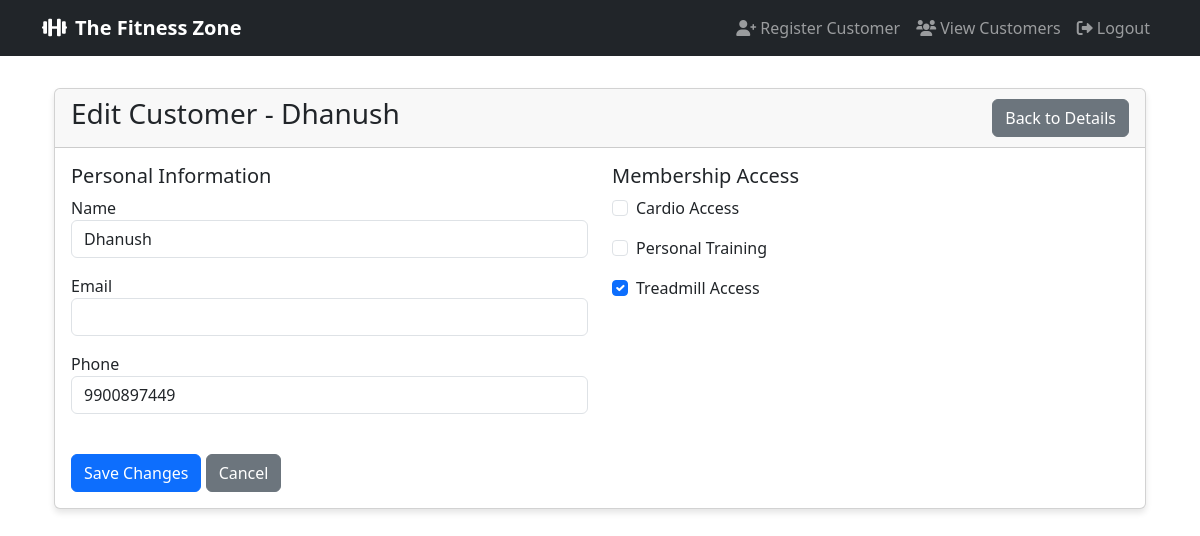
Before: /edit_customer/1 (signed in) with the older database file.
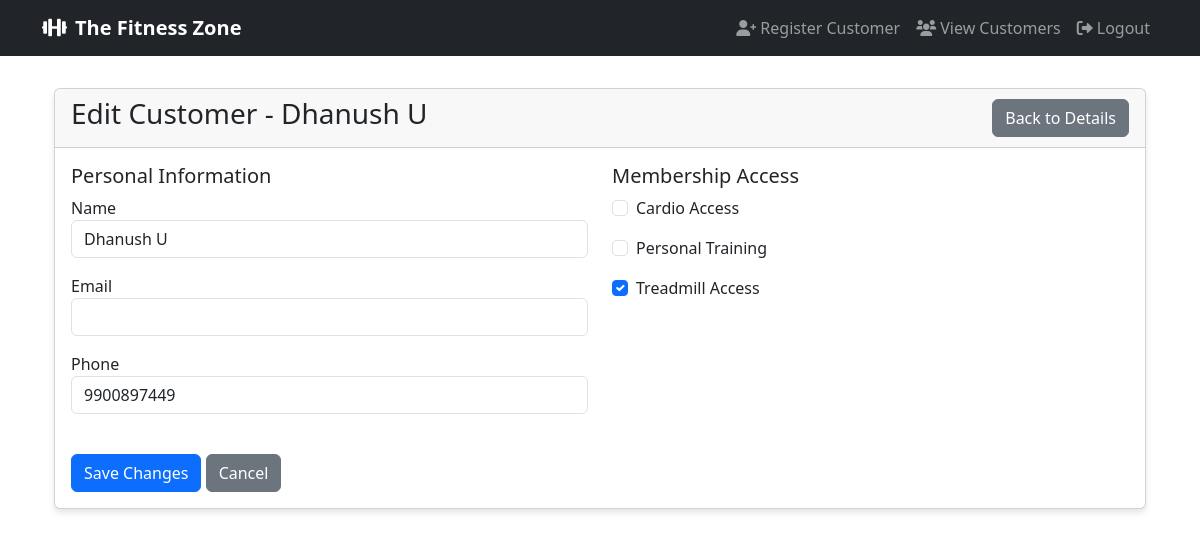
After: the same page with the newer database file.
### app.py (models this page shows)
class Customer(db.Model):
    id = db.Column(db.Integer, primary_key=True)
    name = db.Column(db.String(100), nullable=False)
    email = db.Column(db.String(120), unique=True, nullable=True)
    phone = db.Column(db.String(20), nullable=False)
    join_date = db.Column(db.DateTime, default=datetime.utcnow)
    package_type = db.Column(db.String(20), nullable=False)  # basic, standard, premium, ultimate
    membership_end = db.Column(db.DateTime, nullable=False)
    has_cardio = db.Column(db.Boolean, default=False)
    has_personal_training = db.Column(db.Boolean, default=False)
    personal_training_type = db.Column(db.String(20), nullable=True)  # monthly, quarterly
    trainer_id = db.Column(db.Integer, db.ForeignKey('user.id'), nullable=True)
    notification_sent = db.Column(db.Boolean, default=False)
    admission_fee = db.Column(db.Float, nullable=True)
    package_fee = db.Column(db.Float, nullable=False)
    discount = db.Column(db.Float, nullable=True)
    total_amount = db.Column(db.Float, nullable=False)
    treadmill_access = db.Column(db.Boolean, default=False)
    fees = db.relationship('Fee', backref='customer', lazy=True, cascade="all, delete-orphan")
    pending_amount = db.Column(db.Float, default=0.0)

### app.py (the view, shortened to what this page needs)
@app.route('/edit_customer/<int:customer_id>', methods=['GET', 'POST'])
@login_required
def edit_customer(customer_id):
    customer = Customer.query.get_or_404(customer_id)
    return render_template('edit_customer.html', customer=customer)

### app.py (called while the page is built)
@login_manager.user_loader
def load_user(user_id):
    return User.query.get(int(user_id))

### templates/edit_customer.html (shortened to what this page needs)
{% extends "base.html" %}
{% block content %}
<div class="container mt-4">
    <div class="row">
        <div class="col-md-12">
            <div class="card">
                <div class="card-header d-flex justify-content-between align-items-center">
                    <h3>Edit Customer - {{ customer.name }}</h3>
                    <a href="{{ url_for('view_customer', customer_id=customer.id) }}" class="btn btn-secondary">Back to Details</a>
                </div>
                <div class="card-body">
                    <form method="POST">
                        <div class="row">
                            <div class="col-md-6">
                                <h5>Personal Information</h5>
                                <div class="form-group mb-3">
                                    <label for="name">Name</label>
                                    <input type="text" class="form-control" id="name" name="name" value="{{ customer.name }}" required>
                                </div>
                                <div class="form-group mb-3">
                                    <label for="email">Email</label>
                                    <input type="email" class="form-control" id="email" name="email" value="{{ customer.email or '' }}">
                                </div>
                                <div class="form-group mb-3">
                                    <label for="phone">Phone</label>
                                    <input type="text" class="form-control" id="phone" name="phone" value="{{ customer.phone }}" required>
                                </div>
                            </div>
                            <div class="col-md-6">
                                <h5>Membership Access</h5>
                                <div class="form-check mb-3">
                                    <input type="checkbox" class="form-check-input" id="has_cardio" name="has_cardio" {% if customer.has_cardio %}checked{% endif %}>
                                    <label class="form-check-label" for="has_cardio">Cardio Access</label>
                                </div>
                                <div class="form-check mb-3">
                                    <input type="checkbox" class="form-check-input" id="has_personal_training" name="has_personal_training" {% if customer.has_personal_training %}checked{% endif %}>
                                    <label class="form-check-label" for="has_personal_training">Personal Training</label>
                                </div>
                                <div class="form-check mb-3">
                                    <input type="checkbox" class="form-check-input" id="treadmill_access" name="treadmill_access" {% if customer.treadmill_access %}checked{% endif %}>
                                    <label class="form-check-label" for="treadmill_access">Treadmill Access</label>
                                </div>
                            </div>
                        </div>
                        <div class="mt-4">
                            <button type="submit" class="btn btn-primary">Save Changes</button>
                            <a href="{{ url_for('view_customer', customer_id=customer.id) }}" class="btn btn-secondary">Cancel</a>
                        </div>
                    </form>
                </div>
            </div>
        </div>
    </div>
</div>
{% endblock %}

Changed rows visible on the page:
changed Customer: name "Dhanush" → "Dhanush U"
